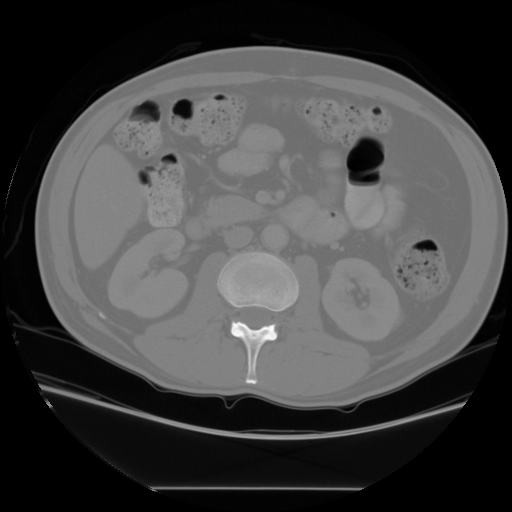
#> input picture Homework1/g006.png, 512 x 512 px
$ python Homework1.py
#> lines starting #> are read from the running program, lines starting #| are printed output that depends on the picture; after the words box and inside, x2 and y2 are one past the last pixel; in counts of white or black regions, pixels touching at a corner belong together
'''
Created on Oct 6, 2015

@author: Keith Mikoleit
'''

import cv2
import numpy
from random import randint


def findConnectedComponents(image_name, open_ellipse_size, close_ellipse_size):
    """ Find and display the connected components of an image.

    Args:
        image name -- name of image file, must be in same directory as python script
        open_ellipse_size -- the size of the mask used to perform the open morphology
        close_ellipse_size -- the size of the mask used to perform the close morphology

    """
#> called with image_name = 'g006.png', open_ellipse_size = (17, 17), close_ellipse_size = (1, 1)

    #get original image and display
    im_orig = cv2.imread(image_name, cv2.IMREAD_COLOR)
#> im_orig is the input picture: shape (512, 512, 3); min 0, max 254, mean 67.8

    cv2.imshow(image_name + ": Original", im_orig)

    # cv2.waitKey(0)

    #threshold the image to create a binary image
    threshold = 128
    maxval = 255
    _, im_th = cv2.threshold(im_orig,threshold, maxval, cv2.THRESH_BINARY)
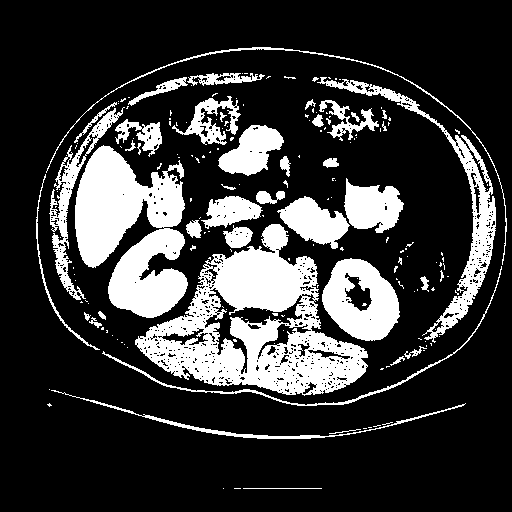
#> im_th: shape (512, 512, 3); 22.1% white; 184 white regions (142 under 20 px), largest, box (x1, y1, x2, y2) and area: (135, 224, 368, 396) 17562, (75, 145, 188, 318) 12118, (317, 77, 496, 343) 4548

    #convert image to gray scale type
    im_gray = cv2.cvtColor(im_th, cv2.COLOR_RGB2GRAY)

    cv2.imshow(image_name + ": Threshold", im_gray)

    # cv2.waitKey(0)

    # create a circular mask and use it to morph the image via opening
    kernel_open = cv2.getStructuringElement(cv2.MORPH_ELLIPSE, open_ellipse_size)
    im_open = cv2.morphologyEx(im_gray, cv2.MORPH_OPEN, kernel_open)
#> im_open: shape (512, 512); 9.8% white; 11 white regions

    # create a smaller mask and use it to morph the image via closing to get rid of
    # small imperfections
    kernel_close = cv2.getStructuringElement(cv2.MORPH_ELLIPSE, close_ellipse_size)
    im_close = cv2.morphologyEx(im_open, cv2.MORPH_CLOSE, kernel_close)

    cv2.imshow(image_name + ": Kidney Open", im_open)
    cv2.imshow(image_name + ": Kidney Close", im_close)

    # cv2.waitKey(0)

    #get the countours
    contours,_ = cv2.findContours(im_close, cv2.RETR_EXTERNAL, cv2.CHAIN_APPROX_NONE)
#> contours = 11 contours; largest, box (x1, y1, x2, y2) and area: (75, 146, 146, 267) 5544, (108, 228, 187, 318) 4223, (215, 249, 301, 312) 4058, (322, 259, 399, 341) 3589, (283, 197, 348, 244) 1793

    img_bin = numpy.zeros((im_orig.shape[0], im_orig.shape[1],3),numpy.uint8)

    #cv2.drawContours(img_bin, countours, -1, (255, 0, 255), -1)
    for i in range(0,len(contours)):
        cv2.drawContours(img_bin, contours, i, (randint(0,255),randint(0,255),randint(0,255)), -1)
#> this loop made 11 passes

    #cv2.drawContours(img_bin, contours, -1, (255, 0, 255), -1)

    cv2.imshow(image_name + ": Connected Components", img_bin)

    cv2.waitKey(0)

    # clear all windows
    cv2.destroyAllWindows()

if __name__ == '__main__':
    image1 = 'g006.png'
    image2 = 'e030.png'
    image3 = 'kidney.png'

    # find connected components for g006.png
    open_ellipse_size = (17,17)
    close_ellipse_size = (1,1)
    findConnectedComponents(image1, open_ellipse_size, close_ellipse_size)

    # find connected components for e030.png
    open_ellipse_size = (30,30)
    close_ellipse_size = (1,1)
    findConnectedComponents(image2, open_ellipse_size, close_ellipse_size)
#> call 2 of findConnectedComponents, with image_name = 'e030.png', open_ellipse_size = (30, 30), close_ellipse_size = (1, 1)
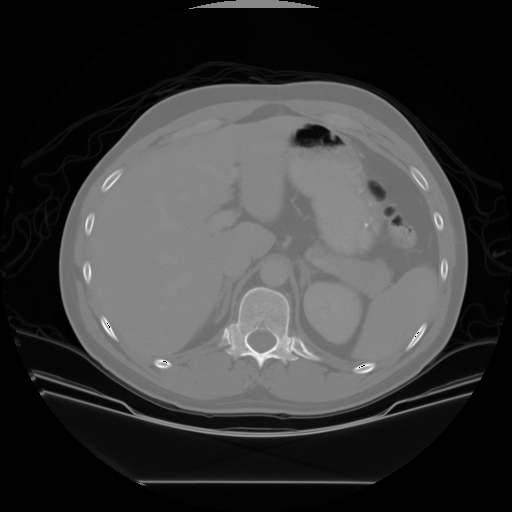
#> input picture Homework1/e030.png, 512 x 512 px
#> in findConnectedComponents, im_orig is the input picture: shape (512, 512, 3); min 0, max 255, mean 59.2
#> in findConnectedComponents (call 2), `_, im_th = cv2.threshold(im_orig,threshold, maxval, cv2.THRESH_BINARY)`: im_th: shape (512, 512, 3); 26.8% white; 228 white regions (207 under 20 px), largest, box (x1, y1, x2, y2) and area: (75, 100, 455, 401) 66300, (189, 0, 319, 9) 734, (137, 416, 381, 437) 527
#> in findConnectedComponents (call 2), `kernel_open = cv2.getStructuringElement(cv2.MORPH_ELLIPSE, open_ellips..`: kernel_open: shape (30, 30); values 0 (black) and 1 (white), 80.1% white; 4 black regions, box (x1, y1, x2, y2) and area: (0, 0, 15, 12) 58, (16, 0, 30, 9) 46, (0, 19, 10, 30) 43, (21, 22, 30, 30) 32
#> in findConnectedComponents (call 2), `im_open = cv2.morphologyEx(im_gray, cv2.MORPH_OPEN, kernel_open)`:
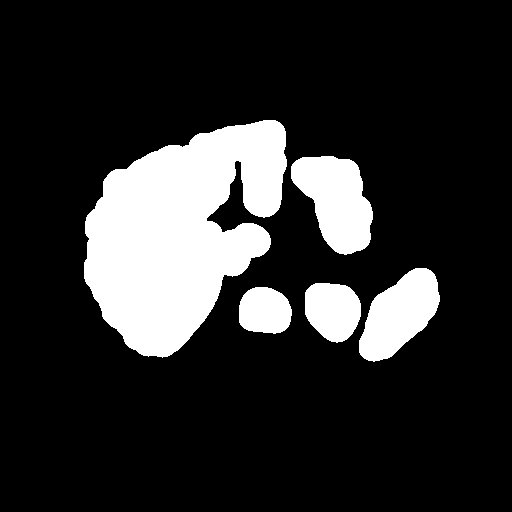
#> im_open: shape (512, 512); 17.2% white; 5 white regions
#> in findConnectedComponents (call 2), `kernel_close = cv2.getStructuringElement(cv2.MORPH_ELLIPSE, close_elli..`: kernel_close = [1]
#> in findConnectedComponents (call 2), `contours,_ = cv2.findContours(im_close, cv2.RETR_EXTERNAL, cv2.CHAIN_A..`: contours = 5 contours; box (x1, y1, x2, y2) and area: (84, 120, 287, 358) 30133, (291, 156, 373, 255) 5178, (359, 268, 440, 362) 4511, (305, 283, 361, 343) 2557, (239, 287, 292, 334) 1966
#> the loop in findConnectedComponents (call 2), `for i in range(0,len(contours)):` made 5 passes

    # find connected components for kidney.png
    open_ellipse_size = (17,17)
    close_ellipse_size = (2,2)
    findConnectedComponents(image3, open_ellipse_size, close_ellipse_size)
#> call 3 of findConnectedComponents, with image_name = 'kidney.png', open_ellipse_size = (17, 17), close_ellipse_size = (2, 2)
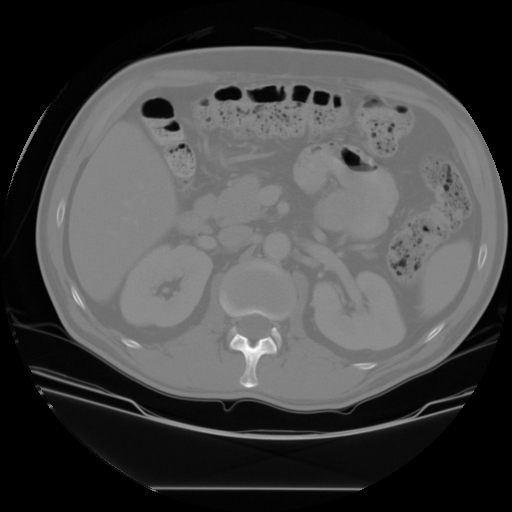
#> input picture Homework1/kidney.png, 512 x 512 px
#> in findConnectedComponents, im_orig is the input picture: shape (512, 512, 3); min 0, max 255, mean 69.8
#> in findConnectedComponents (call 3), `_, im_th = cv2.threshold(im_orig,threshold, maxval, cv2.THRESH_BINARY)`: im_th: shape (512, 512, 3); 25.3% white; 239 white regions (178 under 20 px), largest, box (x1, y1, x2, y2) and area: (69, 122, 378, 399) 30567, (301, 243, 405, 350) 5857, (294, 144, 399, 239) 5422
#> in findConnectedComponents (call 3), `im_open = cv2.morphologyEx(im_gray, cv2.MORPH_OPEN, kernel_open)`:
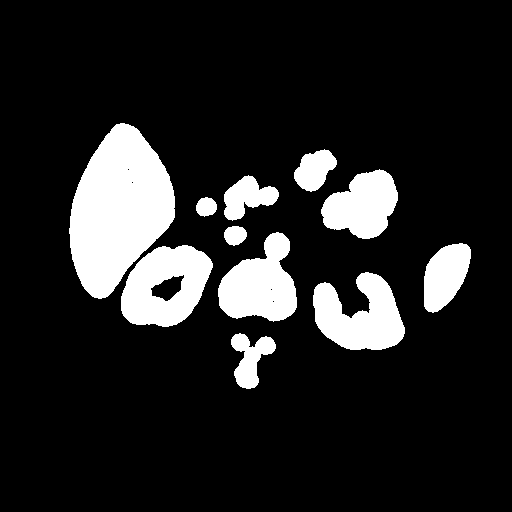
#> im_open: shape (512, 512); 14.1% white; 11 white regions, largest, box (x1, y1, x2, y2) and area: (69, 123, 175, 299) 12223, (121, 245, 213, 327) 5075, (313, 272, 405, 350) 4602
#> in findConnectedComponents (call 3), `kernel_close = cv2.getStructuringElement(cv2.MORPH_ELLIPSE, close_elli..`: kernel_close = [[0, 1], [1, 1]]
#> in findConnectedComponents (call 3), `im_close = cv2.morphologyEx(im_open, cv2.MORPH_CLOSE, kernel_close)`:
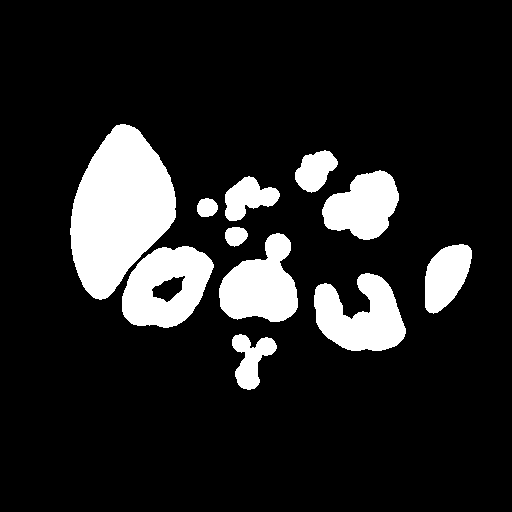
#> im_close: shape (512, 512); 14.1% white; 11 white regions
#> in findConnectedComponents (call 3), `contours,_ = cv2.findContours(im_close, cv2.RETR_EXTERNAL, cv2.CHAIN_A..`: contours = 11 contours; largest, box (x1, y1, x2, y2) and area: (70, 124, 176, 300) 12014, (122, 246, 214, 328) 5428, (314, 273, 406, 351) 4450, (219, 233, 298, 322) 4396, (322, 170, 399, 240) 3508
#> the loop in findConnectedComponents (call 3), `for i in range(0,len(contours)):` made 11 passes
#> after the loop in findConnectedComponents (call 3), `for i in range(0,len(contours)):`:
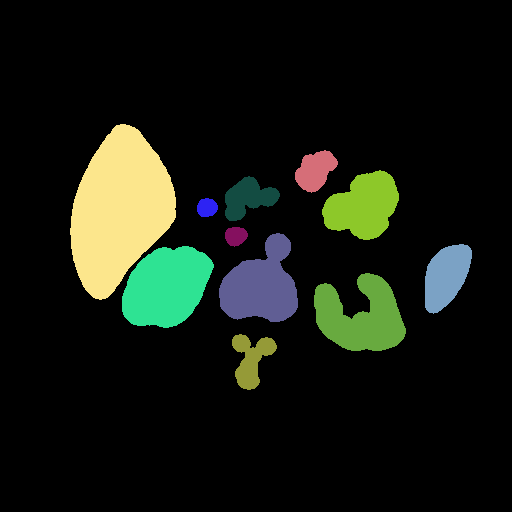
#> img_bin: shape (512, 512, 3); mean of channels 0, 1, 2 17.2, 26, 21.3; drawn as B, G, R

    print('Done')
